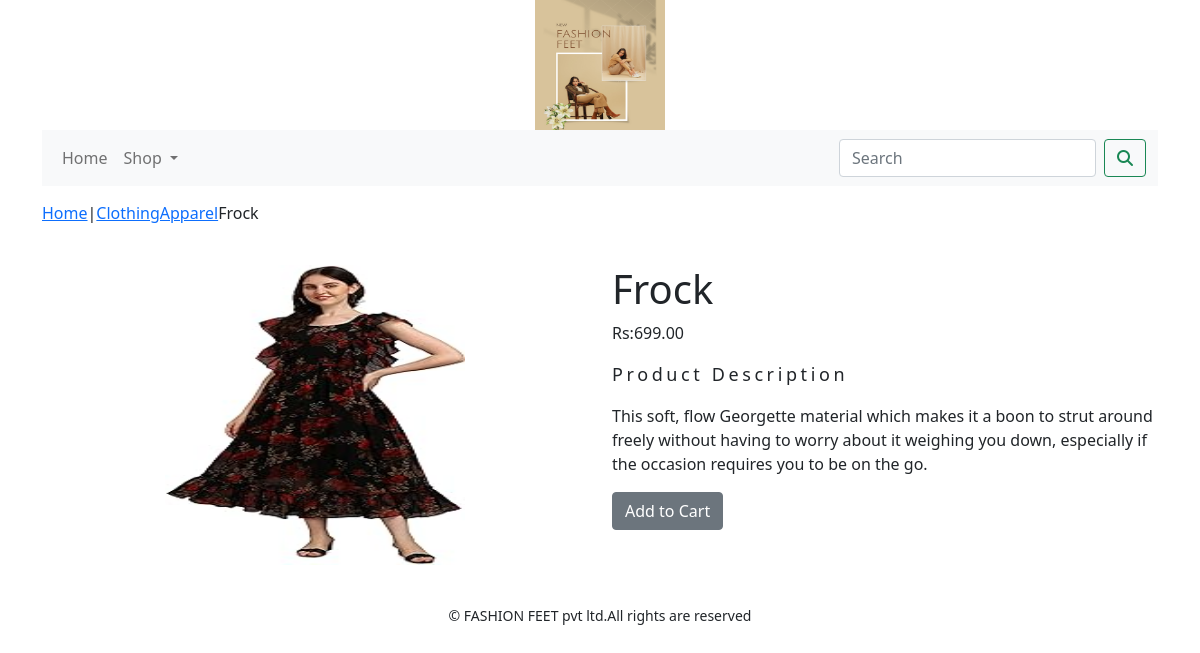
Screenshot of /shop/clothingapparel/frock/ with the database file from the repository.
### shop/models.py (models this page shows, shortened)
class Product(models.Model):
    name=models.CharField(max_length=250,unique=True)
    slug=models.SlugField(max_length=250,unique=True)
    description=models.TextField(blank=True)
    price=models.DecimalField(max_digits=10,decimal_places=2)
    category=models.ForeignKey(Category,on_delete=models.CASCADE)
    image=models.ImageField(upload_to='product',blank=True)
    stock=models.IntegerField()
    available=models.BooleanField(default=True)
    created=models.DateTimeField(auto_now_add=True)
    updated=models.DateTimeField(auto_now=True)
    class Meta:
        ordering=('name',)
        verbose_name='product'
        verbose_name_plural='products'

class Category(models.Model):
    name=models.CharField(max_length=250,unique=True)
    slug=models.SlugField(max_length=250,unique=True)
    description=models.TextField(blank=True)
    image=models.ImageField(upload_to='category',blank=True)
    class Meta:
        ordering=('name',)
        verbose_name='category'
        verbose_name_plural='categories'
    def get_url(self):
        return reverse('shop:products_by_category',args=[self.slug])
    def __str__(self):
        return '{}'. format(self.name)

### shop/views.py (the view)
# urls.py: path('<slug:c_slug>/<slug:product_slug>/',views.proDetail,name='prodCatdetail'),
def proDetail(request,c_slug,product_slug):
    try:
        product=Product.objects.get(category__slug=c_slug,slug=product_slug)
    except Exception as e:
        raise e
    return render(request,'product.html',{'product':product})

### cart/context_processors.py (called while the page is built)
def counter(request):
    item_count=0
    if 'admin' in request.path:
        return {}
    else:
        try:
            cart=Cart.objects.filter(cart_id=_cart_id(request))
            car_items=CartItem.objects.all().filter(cart=cart[:1])
            for cart_item in car_items:
                item_count += cart_item.quantity
        except Cart.DoesNotExist:
            item_count=0
    return dict(item_count=item_count)

### cart/views.py (called while the page is built)
def _cart_id (request):
    cart=request.session.session_key
    if not cart:
        cart=request.session.create()
    return cart

### shop/context_processors.py (called while the page is built)
def menu_links(request):
    links=Category.objects.all()
    return dict(links=links)

### template/product.html (shortened to what this page needs)
{% extends 'base.html' %}
{% load static %}
{% block content %}
        <div class="row my_prod_row_class">
          <div class="mx-auto">
            <p><a href="{% url 'shop:allProdCat' %}">Home</a>|<a href="{{product.category.get_url}}">{{product.category}}</a>{{product.name}}</p>
          </div>
     <div class="container">
         <br>
         <div class=row>
             <div class="col-12 col-sm-12 col-md-12 col-lg-6 text-center ">
                 <div style="min-width:18rem">
         <img src ="{{product.image.url}} " alt="{{product.name}}" style="width:300px;height:300px;" >
     </div>
</div>
<div class="col-12 col-sm-12 col-md-12 col-lg-6 ">
<div>
    <h1 class="my_prod_title">{{product.name}}</h1>
    <p>Rs:{{product.price}}</p>
    <p class="my_title">Product Description</p>
    <p class="text-justify my_rod_text">{{product.description}}</p>
     {% if product.stock <= 0 %}
    <p class="text-justify my_rod_text"><b>Out of Stock</b></p>
    {% else %}
         <a class="btn btn-secondary" href="{% url 'cart:add_cart' product.id %}">Add to Cart</a>
       {% endif %}
       </div>
     </div>
        </div>
</div>
</div>
{% endblock %}

### static/css/custom.css (style rules this page uses)
body { font-family:'Roboto',sans-serif; }
.my_title { font-size:18px; text_transform:uppercase; letter-spacing:.2em; }
.my_prod_row_class { padding-top:15px; padding-bottom:20px; }
.my_prod_row_class .mx-auto { color:#000 font-size:12px; text-decoration:none; }

### rows the page displays
Product: category "ClothingApparel", name "Frock", image (picture), price "699.00", description "This soft, flow Georgette material which makes it a boon to strut around freely without having to worry about it weighing you down, especially if the occasion requires you to be on the go."
